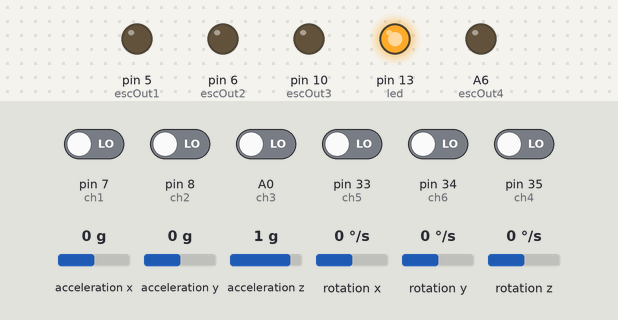
The sketch below on a simulated Teensy 4. Shown: output pins drawn as LEDs (lit = HIGH). Wiring (inferred from the names in the program): MPU-6050 motion sensor at I2C address 0x68. The inputs (shaded band) are chosen by the test bench; at power-on: A0 (ch3), pin 7 (ch1), pin 8 (ch2), pin 33 (ch5), pin 34 (ch6), pin 35 (ch4) LOW, acceleration x 0 g, acceleration y 0 g, acceleration z 1 g, rotation x 0 °/s, rotation y 0 °/s, rotation z 0 °/s. What the sketch prints to the serial monitor is not drawn.

Above: at 0.1 s.
At 9.6 s:
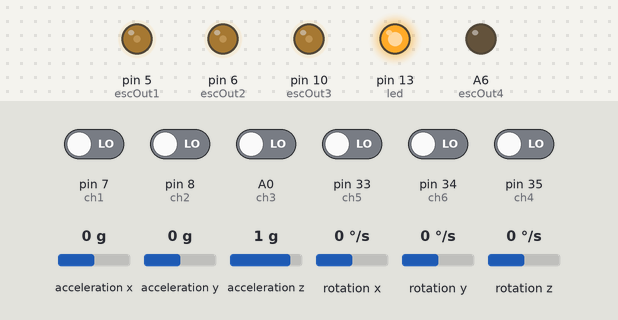
At 14.6 s:
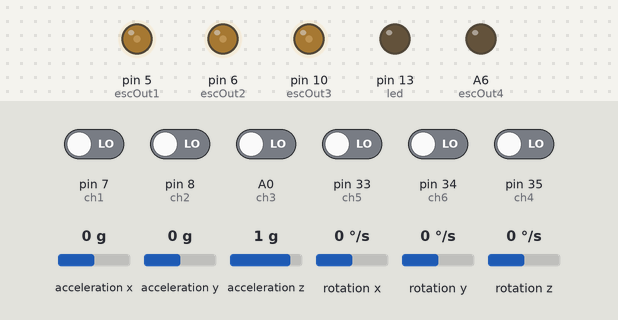
Timing chart, 0 to 16.1 s (numbered marks = the images above):
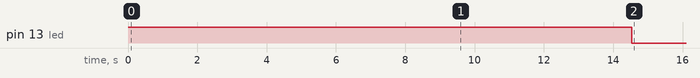

The sketch:

SMCattitudeTeensy.ino
```cpp
///////////////////////////////////////////////////////////////////////////////////////
//Sliding Mode Quadcopter Flight Controller V1 (SMCattitude.ino)
///////////////////////////////////////////////////////////////////////////////////////

//Additional Libraries//
#include <Arduino.h>
#include <Wire.h>             // Gyroscope Communication

//Unit Conversions//
float deg2rad = PI/180;       // [rad/deg]

///////////////////////////////////////////////////////////////////////////////////////////////////////////////////////////////////////
//User Initialized Global Variables
///////////////////////////////////////////////////////////////////////////////////////////////////////////////////////////////////////

//Saturation Function Bound//
int satBound = 2;

//Equivalent Control Gains//
float cRoll = 3;
float cPitch = cRoll;
float cYaw = 3.50;

//Discontinuous Control Gains//
float kRoll = 6;
float kPitch = kRoll;
float kYaw = 4.7466;

//Max Receiver Inputs//
float maxRoll = 164.0*deg2rad;
float maxPitch = 164.0*deg2rad;
float maxYaw = 70.0*deg2rad;

//Hardware Paramaters//
float gyroSense = 65.5/deg2rad;               // [LSB/(rad/s)] Gyro Sensitivity
float vMax = 555;                             // [rad/s] Maximum Motor Velocity
float dt = 0.004;                                     // [s] Main Loop Period

///Quadcopter Physical Parameters//
float Kf = 0.0000158;                         // [N-s2] Aerodynamic Force Constant
float Km = 0.00000029;                          // [N-m-s2] Aerodynamic Moment Constant
float Ixx = 0.01548;                          // [kg/m2] Moment of Inertia Around x Axis
float Iyy = 0.01565;                          // [kg/m2] Moment of Inertia Around y Axis
float Izz = 0.03024;                          // [kg/m2] Moment of Inertia Around z Axis
float Jr = 0.00006;                           // [kg/m2] Rotor Inertia
float len = 0.17;                             // [m] Quadcopter Arm Length
float g = 9.81;                               // [m/s] Gravitational Acceleration
float mass = 0.98;                            // [kg] Quadcopter Total Mass

// PWM Settings
int pwmFreq = 250;
int pwmRes = 8;
bool debug = true;

// Total pulse length for esc
int escPulseTime = 4000;

int pidDiv = 3;                            // Adjust scaling for rad/s response (500-8)/pidDiv
int delayTimer = 3600;                        // Setup a delay timer in uS

/////////PINS////////////

// ESC Pins
int escOut1 = 5;
int escOut2 = 6;
int escOut3 = 10;
int escOut4 = 20;

int led = 13;

//Rx Pins
int ch1 = 7;
int ch2 = 8;
int ch3 = 14;
int ch4 = 35;
int ch5 = 33;
int ch6 = 34;

// Receiver Pulses {Pitch, Roll, Heave, Yaw}

// Timing Variables for Pulse Width
unsigned long prev1 = 0;
volatile unsigned long R1 = 1500;
unsigned long prev2 = 0;
volatile unsigned long R2 = 1500;
unsigned long prev3 = 0;
volatile unsigned long R3 = 1500;
unsigned long prev4 = 0;
volatile unsigned long R4 = 1500;
unsigned long prev5 = 0;
volatile unsigned long R5 = 1500;
unsigned long prev6 = 0;
volatile unsigned long R6 = 1500;

int esc1PWM;
int esc2PWM;
int esc3PWM;
int esc4PWM;

elapsedMicros elapsedTime;
unsigned long escLoopTime = 0;
unsigned long timer_channel_1 = 0;

int acc_axis[4], gyro_axis[4];

double gyro_axis_cal[4];
float acc_axis_cal[4];

long accX, accY, accZ, accA; //Accelerations {x, y, z, Total Vector}

long accX_Cal,accY_Cal,accZ_Cal;
float GyX_Cal, GyY_Cal, GyZ_Cal, accPitchCal, accRollCal;

///////////////////////////////////////////////////////////////////////////////////////////////////////////////////////////////////////
//System Initialized Global Variables
///////////////////////////////////////////////////////////////////////////////////////////////////////////////////////////////////////

//Inertia Terms//
float a1=(Iyy-Izz)/Ixx;
float a2=Jr/Ixx;
float a3=(Izz-Ixx)/Iyy;
float a4=Jr/Iyy;
float a5=(Ixx-Iyy)/Izz;
float b1=len/Ixx;
float b2=len/Iyy;
float b3=1/Izz;

//Electronic Speed Controllers//
float u1, u2, u3, u4;                           // Thrust Forces {Heave, Pitch, Roll, Yaw}
float w1, w2, w3, w4;                           // Rotor Velocities {Front (ccw), Right (cw), Back (ccw), Left(cw)}
int esc1, esc2, esc3, esc4;                     // ESC Pulse Widths {Front (ccw), Right (cw), Back (ccw), Left(cw)}

//Receiver//
float pitchDes, rollDes, yawDes;                        // Desired Euler Angles
float pitchDesD1, rollDesD1, yawDesD1;                  // Desired Euler Angular Rates
float pitchDesD1old, rollDesD1old, yawDesD1old;         // Last Loop Rate
float pitchDesD2, rollDesD2, yawDesD2;                  // Rate Derivative
float throttle;

//Gyroscope//
float gyroPitch, gyroRoll, gyroYaw;   //Euler Angles
int cal_int;
boolean gyroAnglesSet;

//Accelerometer//
float accRoll, accPitch;        //Euler Angles

//Sliding Mode Controller//
float pitch, roll, yaw;             //Euler Angles
float pitchD1, rollD1, yawD1;       //Euler Angular Rates
float ePitch, eRoll, eYaw;          //Error
float ePitchD1, eRollD1, eYawD1;    //Error Derivative
float sPitch, sRoll, sYaw;          //Sliding Surfaces

//Misc//
float yawADD;           //Speed up loop
int start = 0;              //Motor start
int temp;               //IMU temp Variable

// Get maximum value for selected PWM resolution (100% Duty)
int pwmMax = 256;
// Initializing pulse for ESCs, 25% duty
int escInit = pwmMax/4;
const int MPU_addr=0x68;  // I2C address of the MPU-6050
boolean first_angle;
unsigned long loopTimer = 1563;
unsigned long timer1;
long printTimer;
unsigned long prevLoop = 0;

float calibration[5];

///////////////////////////////////////////////////////////////////////////////////////////////////////////////////////////////////////
//Setup routine
///////////////////////////////////////////////////////////////////////////////////////////////////////////////////////////////////////

void setup(){

  Serial.begin(5000000);

  //Warning LED//
  pinMode(led,OUTPUT);
  digitalWrite(led,HIGH); //Setup has begun LED ON

  //Setup I2C Gyro Communication
  Wire.begin();                                                             //Start the I2C as master.
  Wire.setClock(5000000);                                                           //Set the I2C clock speed to 400kHz.

  //Set Gyro Registers//
  delay(100);
  gyroRegisters();

  for (cal_int = 0; cal_int < 2000 ; cal_int ++){                           //Take 2000 readings for calibration.
    gyro_signalen();                                                        //Read the gyro output.
    gyro_axis_cal[1] += gyro_axis[1];                                       //Ad roll value to gyro_roll_cal.
    gyro_axis_cal[2] += gyro_axis[2];                                       //Ad pitch value to gyro_pitch_cal.
    gyro_axis_cal[3] += gyro_axis[3];                                       //Ad yaw value to gyro_yaw_cal.
    delay(3);
                                                                   //Wait 3 milliseconds before the next loop.
  }
  //Now that we have 2000 measures, we need to devide by 2000 to get the average gyro offset.
  gyro_axis_cal[1] /= 2000.0;                                                 //Divide the roll total by 2000.
  gyro_axis_cal[2] /= 2000.0;                                                 //Divide the pitch total by 2000.
  gyro_axis_cal[3] /= 2000.0;                                                 //Divide the yaw total by 2000.


  // Setup ESC Pins
  pinMode(escOut1, OUTPUT);
  pinMode(escOut2, OUTPUT);
  pinMode(escOut3, OUTPUT);
  pinMode(escOut4, OUTPUT);


  // All on Timer FTM0 -> pwmFreq
  analogWriteFrequency(escOut1, pwmFreq);

  // Set PWM resolution
  analogWriteResolution(pwmRes);

  // Initialize ESCs
  analogWrite(escOut1, escInit);
  analogWrite(escOut2, escInit);
  analogWrite(escOut3, escInit);
  analogWrite(escOut4, escInit);
  delay(5000);

  //Enable Pin Change Interrupts//
  attachInterrupt(ch1,ch1Int,CHANGE);
  attachInterrupt(ch2,ch2Int,CHANGE);
  attachInterrupt(ch3,ch3Int,CHANGE);
  attachInterrupt(ch4,ch4Int,CHANGE);
  attachInterrupt(ch5,ch5Int,CHANGE);
  attachInterrupt(ch6,ch6Int,CHANGE);

  digitalWrite(led,LOW); //Setup Complete LED
  loopTimer = micros();                                                    // Set the timer for the next loop.
}
///////////////////////////////////////////////////////////////////////////////////////////////////////////////////////////////////////
//Main program loop
///////////////////////////////////////////////////////////////////////////////////////////////////////////////////////////////////////
void loop(){

  //Serial.println("gyroRoll");
  //Serial.println(gyroRoll/deg2rad);
  //Serial.println("gyroPitch");
  //Serial.println(gyroPitch/deg2rad);
  //Serial.println("gyroYAW");
  //Serial.println(gyroYaw/deg2rad);


/** Debug Section
  //Receiver Signals//
  Serial.println("R1");
  Serial.println(R1);
  Serial.println("R2");
  Serial.println(R2);
  Serial.println("R3");
  Serial.println(R3);
  Serial.println("R4");
  Serial.println(R4);
  //Gyro Angles//
  Serial.println("ROLL");
  Serial.println(roll/deg2rad);
  Serial.println("PITCH");
  Serial.println(pitch/deg2rad);
  Serial.println("YAW");
  Serial.println(yaw/deg2rad);
  //ESC//
  Serial.println("ESC1");
  Serial.println(esc1);
  Serial.println("ESC2");
  Serial.println(esc2);
  Serial.println("ESC3");
  Serial.println(esc3);
  Serial.println("ESC4");
  Serial.println(esc4);
  //w//
  Serial.println("w1");
  Serial.println(w1);
  Serial.println("w2");
  Serial.println(w2);
  Serial.println("w3");
  Serial.println(w3);
  Serial.println("w4");
  Serial.println(w4);
  Serial.println("u1");
  Serial.println(u1);
  Serial.println("u2");
  Serial.println(u2);
  Serial.println("u3");
  Serial.println(u3);
  Serial.println("u4");
  Serial.println(u4);

  Serial.println("ePitchD1");
  Serial.println(ePitchD1);
  Serial.println("eRollD1");
  Serial.println(eRollD1);
  Serial.println("eYawD1");
  Serial.println(eYawD1);

  Serial.println("ePitchD1");
  Serial.println(ePitchD1);
  Serial.println("eRollD1");
  Serial.println(eRollD1);
  Serial.println("eYawD1");
  Serial.println(eYawD1);

   **/

  //Setup timer for IMU loop calcs and get current measurement
  //timer1 = elapsedTime;

  gyro_signalen();

  //Gyro Rate Filter [rad/s]//
  rollD1 = (rollD1 * 0.7) + (gyroRoll* 0.3);
  pitchD1 = (pitchD1 * 0.7) + (gyroPitch* 0.3);
  yawD1 = (yawD1 * 0.7) + (gyroYaw * 0.3);

 //Gyro_angle calculations

  //Gyro Angles [rad]//
  pitch += gyroPitch * dt;
  roll += gyroRoll * dt;
  yaw += gyroYaw * dt;

  //Yawing Angle Adjustment//
  pitch -= roll * sin(gyroYaw * dt);  //If the IMU has yawed transfer the roll angle to the pitch angle.
  roll += pitch * sin(gyroYaw * dt);  //If the IMU has yawed transfer the pitch angle to the roll angle.


  if(!first_angle){
    pitch = accPitch;                                                 //Set the pitch angle to the accelerometer angle.
    roll = accRoll;                                                   //Set the roll angle to the accelerometer angle.
    first_angle = true;
 }
 else{
   pitch = pitch * 0.998 + accPitch * 0.002;                 //Correct the drift of the gyro pitch angle with the accelerometer pitch angle.
   roll = roll * 0.998 + accRoll * 0.002;                    //Correct the drift of the gyro roll angle with the accelerometer roll angle.
 }

  //Start Motors//
  if(R3 < 1050 && R4 < 1050)start = 1; //For starting the motors: throttle low and yaw left (step 1).
  if(start == 1 && R3 < 1050 && R4 > 1450){ //When yaw stick is back in the center position start the motors (step 2).
    start = 2;

    pitch = accPitch;                                          //Set the gyro pitch angle equal to the accelerometer pitch angle when the quadcopter is started.
    roll = accRoll;                                            //Set the gyro roll angle equal to the accelerometer roll angle when the quadcopter is started.
    gyroAnglesSet = true;                                                 //Set the IMU started flag.

    //Reset the SMC controller for a bumpless start.
    pitchDes = 0;
    rollDes = 0;
    yawDes = 0;
    pitch = 0;
    roll = 0;
    yaw = 0;
    pitchDesD1old = 0;
    rollDesD1old = 0;
    yawDesD1old = 0;

  }

  //Stop Motors//
  if(start == 2 && R3 < 1050 && R4 > 1950)start = 0;

  smc();                                                            //PID inputs are known. So we can calculate the pid output.

  throttle = R3;                                      //We need the throttle signal as a base signal.

  if (start == 2){                                                          //The motors are started.
    //ESC Limits//
    esc1 = (esc1 < 1100) ? 1100 : (esc1 > 2000) ? 2000 : esc1;
    esc2 = (esc2 < 1100) ? 1100 : (esc2 > 2000) ? 2000 : esc2;
    esc3 = (esc3 < 1100) ? 1100 : (esc3 > 2000) ? 2000 : esc3;
    esc4 = (esc4 < 1100) ? 1100 : (esc4 > 2000) ? 2000 : esc4;
  }

  //Motors Off
  else{
    esc1 = 1000;
    esc2 = 1000;
    esc3 = 1000;
    esc4 = 1000;
  }

  // Calculate ESC pulse for PWM resolution
  esc1PWM = esc1*(pwmMax)/escPulseTime;
  esc2PWM = esc2*(pwmMax)/escPulseTime;
  esc3PWM = esc3*(pwmMax)/escPulseTime;
  esc4PWM = esc4*(pwmMax)/escPulseTime;

  //Create PWM for ESCs
  analogWrite(escOut1,esc1PWM);
  analogWrite(escOut2,esc2PWM);
  analogWrite(escOut3,esc3PWM);
  analogWrite(escOut4,esc4PWM);

  //delayMicroseconds(delayTimer);
  //loopTimer = elapsedTime  - timer1;

  while(timer1 < dt*1000000) timer1 = micros() - loopTimer;
  loopTimer = micros();

}
///////////////////////////////////////////////////////////////////////////////////////////////////////////////////////////////////////
// Reading Receiver Signals
///////////////////////////////////////////////////////////////////////////////////////////////////////////////////////////////////////

 void ch5Int(){
  if (digitalReadFast(ch5)){
    prev5 = micros();
  }
  else{
    R5 = micros() - prev5;

  }
 }

  void ch6Int(){
  if (digitalReadFast(ch6)){
    prev6 = micros();
  }
  else{
    R6 = micros() - prev6;

  }
 }

 void ch1Int(){
  if (digitalReadFast(ch1)){
    prev1 = micros();
  }
  else{
    R1 = micros() - prev1;
  }
 }

 void ch2Int(){
  if (digitalReadFast(ch2)){
    prev2 = micros();
  }
  else{
    R2 = micros() - prev2;
  }
 }

  void ch3Int(){
   if (digitalReadFast(ch3)){
    prev3 = micros();
   }
   else{
    R3 = micros() - prev3;
   }
  }

  void ch4Int(){
   if (digitalReadFast(ch4)){
    prev4 = micros();
   }
   else{
    R4 = micros() - prev4;
   }
 }
///////////////////////////////////////////////////////////////////////////////////////////////////////////////////////////////////////
//Reading Gyroscope and Accelerometer Angles
///////////////////////////////////////////////////////////////////////////////////////////////////////////////////////////////////////

void gyro_signalen(){
  Wire.beginTransmission(MPU_addr);
  Wire.write(0x3B);  // starting with register 0x3B (ACCEL_XOUT_H)
  Wire.endTransmission();
  Wire.requestFrom(MPU_addr,14);  // request a total of 14 registers

  while(Wire.available() < 14);
  acc_axis[1]=Wire.read()<<8|Wire.read();  // 0x3B (ACCEL_XOUT_H) & 0x3C (ACCEL_XOUT_L)
  acc_axis[2]=Wire.read()<<8|Wire.read();  // 0x3D (ACCEL_YOUT_H) & 0x3E (ACCEL_YOUT_L)
  acc_axis[3]=Wire.read()<<8|Wire.read();  // 0x3F (ACCEL_ZOUT_H) & 0x40 (ACCEL_ZOUT_L)
  temp=Wire.read()<<8|Wire.read();  // 0x41 (TEMP_OUT_H) & 0x42 (TEMP_OUT_L)
  gyro_axis[1]=Wire.read()<<8|Wire.read();  // 0x43 (GYRO_XOUT_H) & 0x44 (GYRO_XOUT_L)
  gyro_axis[2]=Wire.read()<<8|Wire.read();  // 0x45 (GYRO_YOUT_H) & 0x46 (GYRO_YOUT_L)
  gyro_axis[3]=Wire.read()<<8|Wire.read();  // 0x47 (GYRO_ZOUT_H) & 0x48 (GYRO_ZOUT_L)


  if(cal_int == 2000){
    gyro_axis[1] -= gyro_axis_cal[1];                                       //Only compensate after the calibration.
    gyro_axis[2] -= gyro_axis_cal[2];                                       //Only compensate after the calibration.
    gyro_axis[3] -= gyro_axis_cal[3];                                       //Only compensate after the calibration.
  }

  gyroPitch = gyro_axis[2]/gyroSense;
  gyroRoll = gyro_axis[1]/gyroSense;
  gyroYaw = -gyro_axis[3]/gyroSense;

  accX = acc_axis[1];
  accY = acc_axis[2];
  accZ = acc_axis[3];

  //Accelerometer angle calculations
  accA = sqrt((accX*accX)+(accY*accY)+(accZ*accZ));       //Calculate the total accelerometer vector.

  if(abs(accX) < accA){                                        //Prevent the asin function to produce a NaN
    accPitch = -asin((float)accX/accA) - accPitchCal;          //Calculate the pitch angle.
  }
  if(abs(accY) < accA){                                        //Prevent the asin function to produce a NaN
    accRoll = asin((float)accY/accA) - accRollCal;          //Calculate the roll angle.
  }
  Serial.println("gyroRoll");
  Serial.println(gyro_axis_cal[1]);
  Serial.println(gyro_axis_cal[2]);
  Serial.println(gyro_axis_cal[3]);
}


///////////////////////////////////////////////////////////////////////////////////////////////////////////////////////////////////////
//Sliding Mode Controller
///////////////////////////////////////////////////////////////////////////////////////////////////////////////////////////////////////

void smc(){

  //Desired Angular Acceleration [rad/s2]//
  pitchDesD2 = (pitchDesD1 - pitchDesD1old)/dt;
  rollDesD2 = (rollDesD1 - rollDesD1old)/dt;
  yawDesD2 = (yawDesD1 - yawDesD1old)/dt;

  //Desired Angular Velocity [rad/s]//
  pitchDesD1 = -(R2-1500.0)*maxPitch/500.0;
  rollDesD1 = (R1-1500.0)*maxRoll/500.0;
  yawDesD1 = (R4-1500.0)*maxYaw/500.0;

  //Transmitter Dead Band//
  pitchDesD1 = (abs(pitchDesD1) < 10.0*deg2rad) ? 0 : pitchDesD1;
  rollDesD1 = (abs(rollDesD1) < 10.0*deg2rad) ? 0 : rollDesD1;
  yawDesD1 = (abs(yawDesD1) < 10.0*deg2rad) ? 0 : yawDesD1;

  //Desired Angular Position [rad]//
  pitchDes=0;
  rollDes=0;
  yawDes+=yawDesD1*dt;

  //Error Calculations [rad]//
  ePitch = pitchDes - pitch;
  eRoll = rollDes - roll;
  eYaw =  yawDes - yaw;
  eYaw = 0;

  //Error Time Derivatives [rad/s]//
  ePitchD1 = pitchDesD1 - pitchD1;
  eRollD1 = rollDesD1 - rollD1;
  eYawD1 = yawDesD1 - yawD1;

  //Sliding Surfaces//
  sPitch = cPitch*ePitch + ePitchD1;
  sRoll = cRoll*eRoll + eRollD1;
  sYaw = cYaw*eYaw + eYawD1;

  //Sliding Surface Saturation//
  sPitch = (sPitch > satBound) ? satBound : (sPitch < -satBound) ? -satBound : sPitch;
  sRoll = (sRoll > satBound) ? satBound : (sRoll < -satBound) ? -satBound : sRoll;
  sYaw = (sYaw > satBound) ? satBound : (sYaw < -satBound) ? -satBound : sYaw;

  //Thrust Inputs//
  throttle = (throttle > 1800.0) ? 1800.0 : throttle; // Need room to control
  u1 = 4.0*Kf*((throttle-1000.0)*vMax/1000.0)*((throttle-1000.0)*vMax/1000.0); // [N] Heave
  u2 = ((kPitch*sPitch) + (cPitch*ePitchD1) + pitchDesD2 - (a1*rollD1*yawD1))/b1; // [Nm] Pitch Torque
  u3 = ((kRoll*sRoll) + (cRoll*eRollD1) + rollDesD2 - (a3*pitchD1*yawD1))/b2; // [Nm] Roll Torque
  u4 = ((kYaw*sYaw) + (cYaw*eYawD1) + yawDesD2 - (a5*pitchD1*rollD1))/b3; // [Nm] Yaw Torque

  //Rotor Velocities [rad/s]//
  w1 = sqrt((u1+2*u2)/Kf - u4/Km)/2; // Front (CCW)
  w2 = sqrt((u1-2*u3)/Kf + u4/Km)/2; // Right (CW)
  w3 = sqrt((u1-2*u2)/Kf - u4/Km)/2; // Back (CCW)
  w4 = sqrt((u1+2*u3)/Kf + u4/Km)/2; // Left (CW)

  if(isnan(w1)){
    w1 = 0;
  }
    if(isnan(w2)){
    w2 = 0;
  }
    if(isnan(w3)){
    w3 = 0;
  }
    if(isnan(w4)){
    w4 = 0;
  }

  //ESC Pulse Widths [us]//
  esc1 = w1*1000.0/vMax + 1000.0; // Front (CCW)
  esc2 = w2*1000.0/vMax + 1000.0; // Right (CW)
  esc3 = w3*1000.0/vMax + 1000.0; // Back (CCW)
  esc4 = w4*1000.0/vMax + 1000.0; // Left (CW)

  //Save Last Loop [rad/s]//
  rollDesD1old=rollDesD1;
  pitchDesD1old=pitchDesD1;
  yawDesD1old=yawDesD1;

}

void gyroRegisters(){
  //Setup the MPU-6050
    Wire.beginTransmission(MPU_addr); //Start communication with the address found during search.
    Wire.write(0x6B); //We want to write to the PWR_MGMT_1 register (6B hex)
    Wire.write(0x00); //Set the register bits as 00000000 to activate the gyro
    Wire.endTransmission(); //End the transmission with the gyro.

    Wire.beginTransmission(MPU_addr); //Start communication with the address found during search.
    Wire.write(0x1B); //We want to write to the GYRO_CONFIG register (1B hex)
    Wire.write(0b00001000); //Set the register bits as 00001000 (500dps full scale)
    Wire.endTransmission(); //End the transmission with the gyro

    Wire.beginTransmission(MPU_addr); //Start communication with the address found during search.
    Wire.write(0x1C); //We want to write to the ACCEL_CONFIG register (1A hex)
    Wire.write(0b00010000); //Set the register bits as 00010000 (+/- 8g full scale range)
    Wire.endTransmission(); //End the transmission with the gyro

    //Let's perform a random register check to see if the values are written correct
    Wire.beginTransmission(MPU_addr); //Start communication with the address found during search
    Wire.write(0x1B); //Start reading @ register 0x1B
    Wire.endTransmission(); //End the transmission
    Wire.requestFrom(MPU_addr, 1); //Request 1 bytes from the gyro
    while(Wire.available() < 1); //Wait until the 6 bytes are received
    if(Wire.read() != 0x08){ //Check if the value is 0x08
      digitalWrite(13,HIGH); //Turn on the warning led
      while(1)delay(10); //Stay in this loop for ever
    }

   Wire.beginTransmission(MPU_addr); //Start communication with the address found during search
   Wire.write(0x1A); //We want to write to the CONFIG register (1A hex)
   Wire.write(0b00000011); //Set the register bits as 00000011 (Set Digital Low Pass Filter to ~43Hz)
   Wire.endTransmission(); //End the transmission with the gyro

   Wire.beginTransmission(MPU_addr);
   Wire.write(0x24);
   Wire.write(0b00001001);
   Wire.endTransmission(); //End the transmission with the gyro

}
```
